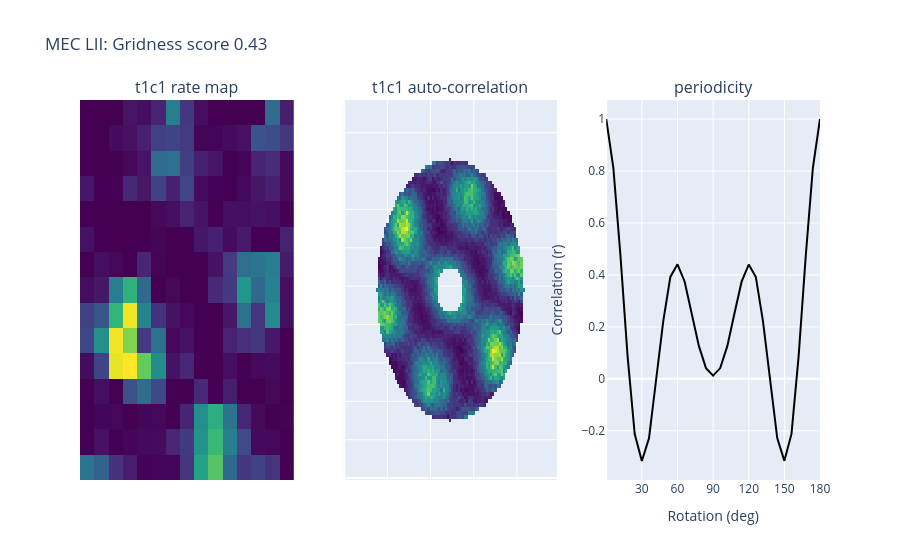
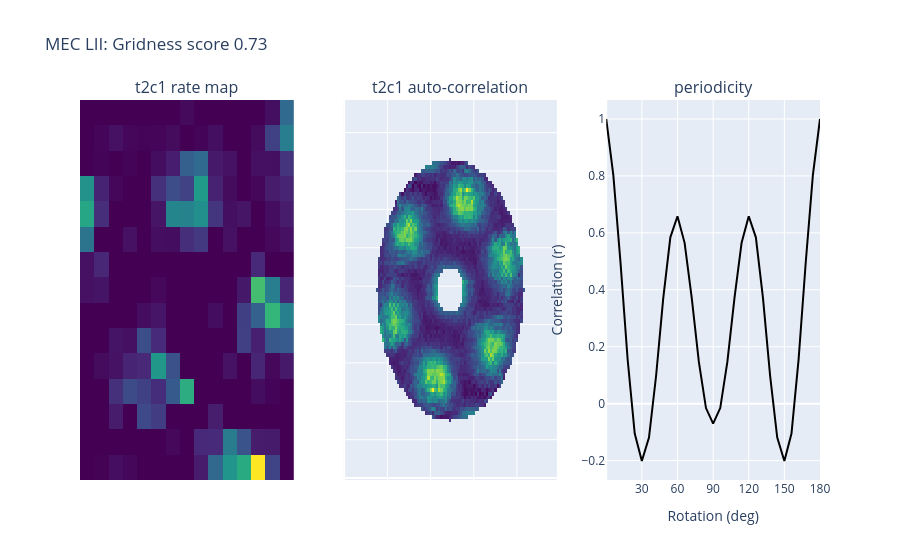
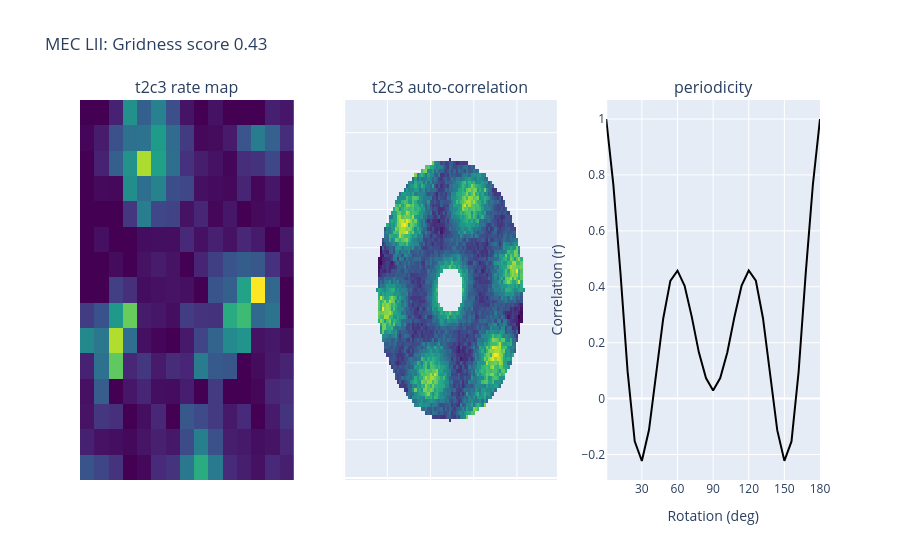
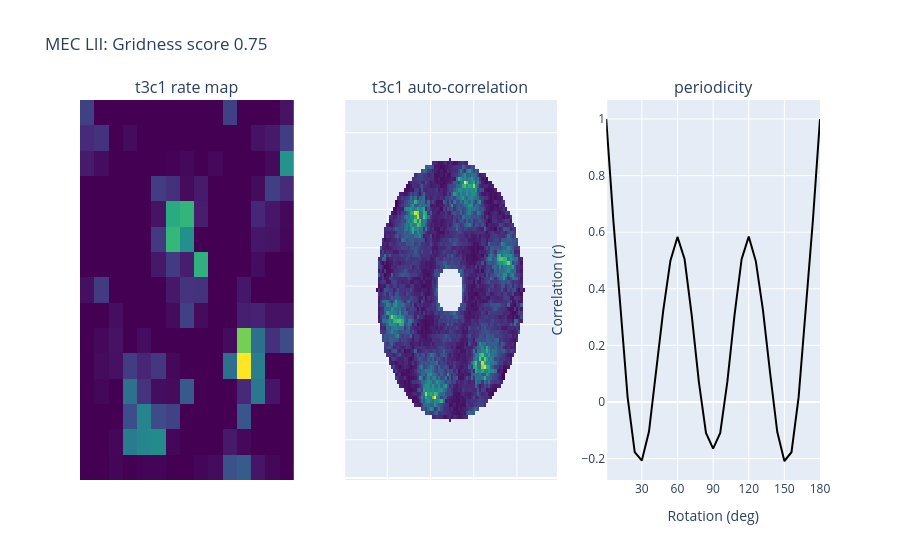

The notebook cell saved with these charts, in order:
### Code cell
import plotly.express as px
from plotly.subplots import make_subplots
import plotly.graph_objects as go
from scipy.ndimage import rotate
import scipy

rate_maps_50_bin, _ = nap.compute_2d_tuning_curves(
    spike_times_group,
    position_over_time,
    50,
)

for cell_ind in range(len(rate_maps)):
    unit_name = nwbfile.units["unit_name"][cell_ind]
    layer = nwbfile.units["histology"][cell_ind]
    fig = make_subplots(
        rows=1,
        cols=3,
        subplot_titles=(f'{unit_name} rate map', f'{unit_name} auto-correlation', "periodicity"),
    )

    rate_map_plot = go.Heatmap(z=rate_maps[cell_ind], colorscale='Viridis', showscale=False)
    fig.add_trace(rate_map_plot, row=1, col=1)

    # Compute auto-correlation
    autocorr = create_coer_arr(rate_maps_50_bin[cell_ind], rad_max=34, rad_min=6)
    autocorr_nonan = np.nan_to_num(autocorr, copy=True, nan=0.0)

    correlations = []
    angles = np.arange(0, 186, 6)
    for angle in angles:
        autocorr_nonan_rotated = rotate(autocorr_nonan, angle=angle, reshape=False)
        cor = scipy.stats.pearsonr(autocorr_nonan_rotated.flatten(), autocorr_nonan.flatten())[0]
        correlations.append(cor)
    
    gridness = max(correlations[10], correlations[20]) - max(correlations[5], correlations[15], correlations[25])
    gridness = np.round(gridness, 2)
    
    autocorr_rate_map = go.Heatmap(z=autocorr, colorscale='Viridis', showscale=False)
    fig.add_trace(autocorr_rate_map, row=1, col=2)
    
    line_trace = go.Scatter(
        x=angles,
        y=correlations,
        mode='lines',
        marker=dict(color="black"),
        
    )
    
    fig.add_trace(line_trace, row=1, col=3)

    fig.update_xaxes(showticklabels=False)
    fig.update_yaxes(showticklabels=False)
    
    fig.update_xaxes(showticklabels=True, row=1, col=3, title_text="Rotation (deg)")
    fig.update_yaxes(showticklabels=True, row=1, col=3, title_text="Correlation (r)")
    
    fig.update_layout(
        title=f"{layer}: Gridness score {gridness}",
        xaxis3 = dict(
            tickmode="array",
            tickvals=[30, 60, 90, 120, 150, 180],
        )
    )

    fig.show()

### Figure 1 — Plotly figure (JSON) as saved in the notebook; plotly's stock layout.template omitted (floating-point values rounded to 4 significant figures; data arrays with more than 128 entries replaced by an {"elided": "..."} marker saying what was removed)
{"data": [{"colorscale": [[0, "#440154"], [0.1111, "#482878"], [0.2222, "#3e4989"], [0.3333, "#31688e"], [0.4444, "#26828e"], [0.5556, "#1f9e89"], [0.6667, "#35b779"], [0.7778, "#6ece58"], [0.8889, "#b5de2b"], [1, "#fde725"]], "showscale": false, "type": "heatmap", "xaxis": "x", "yaxis": "y", "z": {"elided": "15x15 float values"}}, {"colorscale": [[0, "#440154"], [0.1111, "#482878"], [0.2222, "#3e4989"], [0.3333, "#31688e"], [0.4444, "#26828e"], [0.5556, "#1f9e89"], [0.6667, "#35b779"], [0.7778, "#6ece58"], [0.8889, "#b5de2b"], [1, "#fde725"]], "showscale": false, "type": "heatmap", "xaxis": "x2", "yaxis": "y2", "z": {"elided": "99x99 float values"}}, {"marker": {"color": "black"}, "mode": "lines", "type": "scatter", "x": [0, 6, 12, 18, 24, 30, 36, 42, 48, 54, 60, 66, 72, 78, 84, 90, 96, 102, 108, 114, 120, 126, 132, 138, 144, 150, 156, 162, 168, 174, 180], "xaxis": "x3", "y": [1, 0.8122, 0.473, 0.08617, -0.2124, -0.3162, -0.2292, -0.01354, 0.2212, 0.3922, 0.4406, 0.3748, 0.2524, 0.1268, 0.04125, 0.01241, 0.0413, 0.1268, 0.2523, 0.374, 0.4399, 0.3916, 0.2211, -0.01346, -0.2282, -0.3156, -0.2119, 0.0865, 0.4731, 0.8119, 1], "yaxis": "y3"}], "layout": {"annotations": [{"font": {"size": 16}, "showarrow": false, "text": "t1c1 rate map", "x": 0.1444, "xanchor": "center", "xref": "paper", "y": 1, "yanchor": "bottom", "yref": "paper"}, {"font": {"size": 16}, "showarrow": false, "text": "t1c1 auto-correlation", "x": 0.5, "xanchor": "center", "xref": "paper", "y": 1, "yanchor": "bottom", "yref": "paper"}, {"font": {"size": 16}, "showarrow": false, "text": "periodicity", "x": 0.8556, "xanchor": "center", "xref": "paper", "y": 1, "yanchor": "bottom", "yref": "paper"}], "autosize": true, "title": {"text": "MEC LII: Gridness score 0.43"}, "xaxis": {"anchor": "y", "autorange": true, "domain": [0, 0.2889], "range": [-0.5, 14.5], "showticklabels": false}, "xaxis2": {"anchor": "y2", "autorange": true, "domain": [0.3556, 0.6444], "range": [-0.5, 98.5], "showticklabels": false}, "xaxis3": {"anchor": "y3", "autorange": true, "domain": [0.7111, 1], "range": [0, 180], "showticklabels": true, "tickmode": "array", "tickvals": [30, 60, 90, 120, 150, 180], "title": {"text": "Rotation (deg)"}, "type": "linear"}, "yaxis": {"anchor": "x", "autorange": true, "domain": [0, 1], "range": [-0.5, 14.5], "showticklabels": false}, "yaxis2": {"anchor": "x2", "autorange": true, "domain": [0, 1], "range": [-0.5, 98.5], "showticklabels": false}, "yaxis3": {"anchor": "x3", "autorange": true, "domain": [0, 1], "range": [-0.3894, 1.073], "showticklabels": true, "title": {"text": "Correlation (r)"}, "type": "linear"}}}

### Figure 2 — Plotly figure (JSON) as saved in the notebook; plotly's stock layout.template omitted (floating-point values rounded to 4 significant figures; data arrays with more than 128 entries replaced by an {"elided": "..."} marker saying what was removed)
{"data": [{"colorscale": [[0, "#440154"], [0.1111, "#482878"], [0.2222, "#3e4989"], [0.3333, "#31688e"], [0.4444, "#26828e"], [0.5556, "#1f9e89"], [0.6667, "#35b779"], [0.7778, "#6ece58"], [0.8889, "#b5de2b"], [1, "#fde725"]], "showscale": false, "type": "heatmap", "xaxis": "x", "yaxis": "y", "z": {"elided": "15x15 float values"}}, {"colorscale": [[0, "#440154"], [0.1111, "#482878"], [0.2222, "#3e4989"], [0.3333, "#31688e"], [0.4444, "#26828e"], [0.5556, "#1f9e89"], [0.6667, "#35b779"], [0.7778, "#6ece58"], [0.8889, "#b5de2b"], [1, "#fde725"]], "showscale": false, "type": "heatmap", "xaxis": "x2", "yaxis": "y2", "z": {"elided": "99x99 float values"}}, {"marker": {"color": "black"}, "mode": "lines", "type": "scatter", "x": [0, 6, 12, 18, 24, 30, 36, 42, 48, 54, 60, 66, 72, 78, 84, 90, 96, 102, 108, 114, 120, 126, 132, 138, 144, 150, 156, 162, 168, 174, 180], "xaxis": "x3", "y": [1.0, 0.802, 0.497, 0.1569, -0.1053, -0.2015, -0.1191, 0.098, 0.3698, 0.5843, 0.6583, 0.5649, 0.3713, 0.1464, -0.01551, -0.07014, -0.01555, 0.1463, 0.3717, 0.5656, 0.6584, 0.5843, 0.3705, 0.09784, -0.1195, -0.2015, -0.1049, 0.1567, 0.4968, 0.8028, 1.0], "yaxis": "y3"}], "layout": {"annotations": [{"font": {"size": 16}, "showarrow": false, "text": "t2c1 rate map", "x": 0.1444, "xanchor": "center", "xref": "paper", "y": 1, "yanchor": "bottom", "yref": "paper"}, {"font": {"size": 16}, "showarrow": false, "text": "t2c1 auto-correlation", "x": 0.5, "xanchor": "center", "xref": "paper", "y": 1, "yanchor": "bottom", "yref": "paper"}, {"font": {"size": 16}, "showarrow": false, "text": "periodicity", "x": 0.8556, "xanchor": "center", "xref": "paper", "y": 1, "yanchor": "bottom", "yref": "paper"}], "autosize": true, "title": {"text": "MEC LII: Gridness score 0.73"}, "xaxis": {"anchor": "y", "autorange": true, "domain": [0, 0.2889], "range": [-0.5, 14.5], "showticklabels": false}, "xaxis2": {"anchor": "y2", "autorange": true, "domain": [0.3556, 0.6444], "range": [-0.5, 98.5], "showticklabels": false}, "xaxis3": {"anchor": "y3", "autorange": true, "domain": [0.7111, 1], "range": [0, 180], "showticklabels": true, "tickmode": "array", "tickvals": [30, 60, 90, 120, 150, 180], "title": {"text": "Rotation (deg)"}, "type": "linear"}, "yaxis": {"anchor": "x", "autorange": true, "domain": [0, 1], "range": [-0.5, 14.5], "showticklabels": false}, "yaxis2": {"anchor": "x2", "autorange": true, "domain": [0, 1], "range": [-0.5, 98.5], "showticklabels": false}, "yaxis3": {"anchor": "x3", "autorange": true, "domain": [0, 1], "range": [-0.2683, 1.067], "showticklabels": true, "title": {"text": "Correlation (r)"}, "type": "linear"}}}

### Figure 3 — Plotly figure (JSON) as saved in the notebook; plotly's stock layout.template omitted (floating-point values rounded to 4 significant figures; data arrays with more than 128 entries replaced by an {"elided": "..."} marker saying what was removed)
{"data": [{"colorscale": [[0, "#440154"], [0.1111, "#482878"], [0.2222, "#3e4989"], [0.3333, "#31688e"], [0.4444, "#26828e"], [0.5556, "#1f9e89"], [0.6667, "#35b779"], [0.7778, "#6ece58"], [0.8889, "#b5de2b"], [1, "#fde725"]], "showscale": false, "type": "heatmap", "xaxis": "x", "yaxis": "y", "z": {"elided": "15x15 float values"}}, {"colorscale": [[0, "#440154"], [0.1111, "#482878"], [0.2222, "#3e4989"], [0.3333, "#31688e"], [0.4444, "#26828e"], [0.5556, "#1f9e89"], [0.6667, "#35b779"], [0.7778, "#6ece58"], [0.8889, "#b5de2b"], [1, "#fde725"]], "showscale": false, "type": "heatmap", "xaxis": "x2", "yaxis": "y2", "z": {"elided": "99x99 float values"}}, {"marker": {"color": "black"}, "mode": "lines", "type": "scatter", "x": [0, 6, 12, 18, 24, 30, 36, 42, 48, 54, 60, 66, 72, 78, 84, 90, 96, 102, 108, 114, 120, 126, 132, 138, 144, 150, 156, 162, 168, 174, 180], "xaxis": "x3", "y": [1.0, 0.765, 0.4492, 0.09727, -0.1529, -0.2233, -0.1126, 0.08809, 0.2866, 0.4213, 0.4575, 0.4036, 0.2931, 0.1654, 0.07328, 0.02906, 0.07357, 0.1656, 0.293, 0.4044, 0.458, 0.4215, 0.2874, 0.08771, -0.1131, -0.2226, -0.1534, 0.0959, 0.4497, 0.7649, 1.0], "yaxis": "y3"}], "layout": {"annotations": [{"font": {"size": 16}, "showarrow": false, "text": "t2c3 rate map", "x": 0.1444, "xanchor": "center", "xref": "paper", "y": 1, "yanchor": "bottom", "yref": "paper"}, {"font": {"size": 16}, "showarrow": false, "text": "t2c3 auto-correlation", "x": 0.5, "xanchor": "center", "xref": "paper", "y": 1, "yanchor": "bottom", "yref": "paper"}, {"font": {"size": 16}, "showarrow": false, "text": "periodicity", "x": 0.8556, "xanchor": "center", "xref": "paper", "y": 1, "yanchor": "bottom", "yref": "paper"}], "autosize": true, "title": {"text": "MEC LII: Gridness score 0.43"}, "xaxis": {"anchor": "y", "autorange": true, "domain": [0, 0.2889], "range": [-0.5, 14.5], "showticklabels": false}, "xaxis2": {"anchor": "y2", "autorange": true, "domain": [0.3556, 0.6444], "range": [-0.5, 98.5], "showticklabels": false}, "xaxis3": {"anchor": "y3", "autorange": true, "domain": [0.7111, 1], "range": [0, 180], "showticklabels": true, "tickmode": "array", "tickvals": [30, 60, 90, 120, 150, 180], "title": {"text": "Rotation (deg)"}, "type": "linear"}, "yaxis": {"anchor": "x", "autorange": true, "domain": [0, 1], "range": [-0.5, 14.5], "showticklabels": false}, "yaxis2": {"anchor": "x2", "autorange": true, "domain": [0, 1], "range": [-0.5, 98.5], "showticklabels": false}, "yaxis3": {"anchor": "x3", "autorange": true, "domain": [0, 1], "range": [-0.2913, 1.068], "showticklabels": true, "title": {"text": "Correlation (r)"}, "type": "linear"}}}

### Figure 4 — Plotly figure (JSON) as saved in the notebook; plotly's stock layout.template omitted (floating-point values rounded to 4 significant figures; data arrays with more than 128 entries replaced by an {"elided": "..."} marker saying what was removed)
{"data": [{"colorscale": [[0, "#440154"], [0.1111, "#482878"], [0.2222, "#3e4989"], [0.3333, "#31688e"], [0.4444, "#26828e"], [0.5556, "#1f9e89"], [0.6667, "#35b779"], [0.7778, "#6ece58"], [0.8889, "#b5de2b"], [1, "#fde725"]], "showscale": false, "type": "heatmap", "xaxis": "x", "yaxis": "y", "z": {"elided": "15x15 float values"}}, {"colorscale": [[0, "#440154"], [0.1111, "#482878"], [0.2222, "#3e4989"], [0.3333, "#31688e"], [0.4444, "#26828e"], [0.5556, "#1f9e89"], [0.6667, "#35b779"], [0.7778, "#6ece58"], [0.8889, "#b5de2b"], [1, "#fde725"]], "showscale": false, "type": "heatmap", "xaxis": "x2", "yaxis": "y2", "z": {"elided": "99x99 float values"}}, {"marker": {"color": "black"}, "mode": "lines", "type": "scatter", "x": [0, 6, 12, 18, 24, 30, 36, 42, 48, 54, 60, 66, 72, 78, 84, 90, 96, 102, 108, 114, 120, 126, 132, 138, 144, 150, 156, 162, 168, 174, 180], "xaxis": "x3", "y": [1.0, 0.6415, 0.3339, 0.01707, -0.1774, -0.2071, -0.1046, 0.09998, 0.3227, 0.4981, 0.5832, 0.5041, 0.306, 0.07124, -0.1093, -0.1651, -0.1096, 0.07181, 0.3063, 0.5048, 0.5842, 0.4969, 0.3234, 0.1017, -0.1056, -0.2087, -0.1778, 0.01701, 0.3343, 0.6411, 1.0], "yaxis": "y3"}], "layout": {"annotations": [{"font": {"size": 16}, "showarrow": false, "text": "t3c1 rate map", "x": 0.1444, "xanchor": "center", "xref": "paper", "y": 1, "yanchor": "bottom", "yref": "paper"}, {"font": {"size": 16}, "showarrow": false, "text": "t3c1 auto-correlation", "x": 0.5, "xanchor": "center", "xref": "paper", "y": 1, "yanchor": "bottom", "yref": "paper"}, {"font": {"size": 16}, "showarrow": false, "text": "periodicity", "x": 0.8556, "xanchor": "center", "xref": "paper", "y": 1, "yanchor": "bottom", "yref": "paper"}], "autosize": true, "title": {"text": "MEC LII: Gridness score 0.75"}, "xaxis": {"anchor": "y", "autorange": true, "domain": [0, 0.2889], "range": [-0.5, 14.5], "showticklabels": false}, "xaxis2": {"anchor": "y2", "autorange": true, "domain": [0.3556, 0.6444], "range": [-0.5, 98.5], "showticklabels": false}, "xaxis3": {"anchor": "y3", "autorange": true, "domain": [0.7111, 1], "range": [0, 180], "showticklabels": true, "tickmode": "array", "tickvals": [30, 60, 90, 120, 150, 180], "title": {"text": "Rotation (deg)"}, "type": "linear"}, "yaxis": {"anchor": "x", "autorange": true, "domain": [0, 1], "range": [-0.5, 14.5], "showticklabels": false}, "yaxis2": {"anchor": "x2", "autorange": true, "domain": [0, 1], "range": [-0.5, 98.5], "showticklabels": false}, "yaxis3": {"anchor": "x3", "autorange": true, "domain": [0, 1], "range": [-0.2759, 1.067], "showticklabels": true, "title": {"text": "Correlation (r)"}, "type": "linear"}}}
